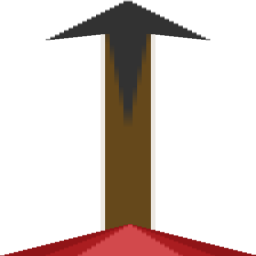
#> input picture imagefolder/Arrow_upg.png, 256 x 256 px, given in place of t0.png, which was not available; the run also reads 1 picture not shown here
$ python piltest.py
#> lines starting #> are read from the running program, lines starting #| are printed output that depends on the picture
from PIL import Image
import os

current = "fireball/t"
'''
for i in range(2, 106, 1):
    file = Image.open(current + str(i).zfill(4) + ".png")
    #file = file.rotate(90, expand=True)
    file = file.crop((300, 110, 600, 390))  # right top left bottom
    # file.thumbnail((256, 256))
    file.save("explosion2/t" + str(i-2) + ".png")

'''
bg = Image.open("faura.png")
bg = bg.resize((960, 960))
#> bg: PIL image 960x960 RGBA
for i in range(151):
    meteor = Image.open(current + str(i) + ".png")
#> meteor is the input picture: PIL image 256x256 RGBA; mean R, G, B, A 29.2, 16.3, 10.3, 61.6
    new = Image.new('RGBA', (960, 1360), (250, 250, 250, 0))
    new.paste(bg, (0, 0))
    new.paste(meteor, (334, 400), meteor)
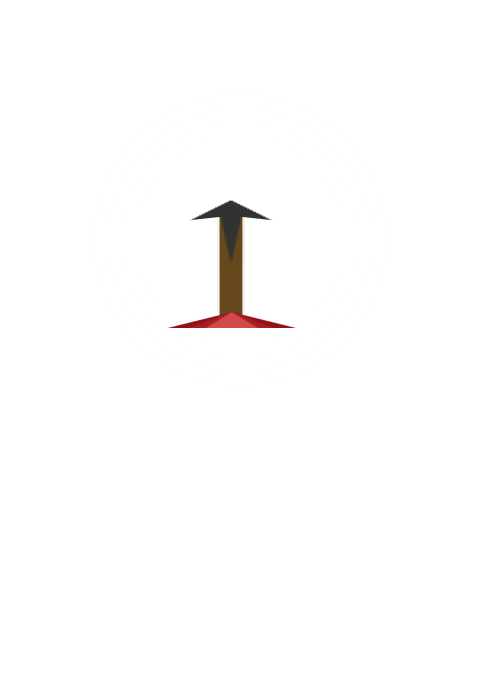
#> new: PIL image 960x1360 RGBA (shown at 1/2 size); mean R, G, B, A 211.3, 210.8, 210.5, 37.7; transparent parts drawn white
    new.save("fireball/tt" + str(i) + ".png")
#> pass 2 of the loop `for i in range(151):`:
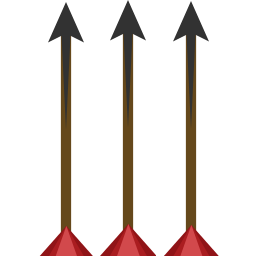
#> input picture imagefolder/Arrow_upg_2.png, 256 x 256 px, given in place of t1.png, which was not available
#> meteor is the input picture: PIL image 256x256 RGBA; mean R, G, B, A 18.4, 10.4, 6.5, 39.8
#> `new.paste(meteor, (334, 400), meteor)`:
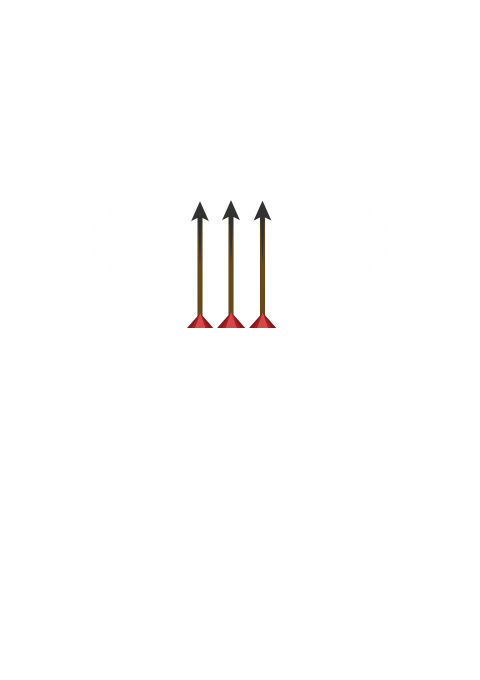
#> new: PIL image 960x1360 RGBA (shown at 1/2 size); mean R, G, B, A 212, 211.6, 211.4, 37.5; transparent parts drawn white
#> (the run stopped early here; a loop or call above may not have finished)
